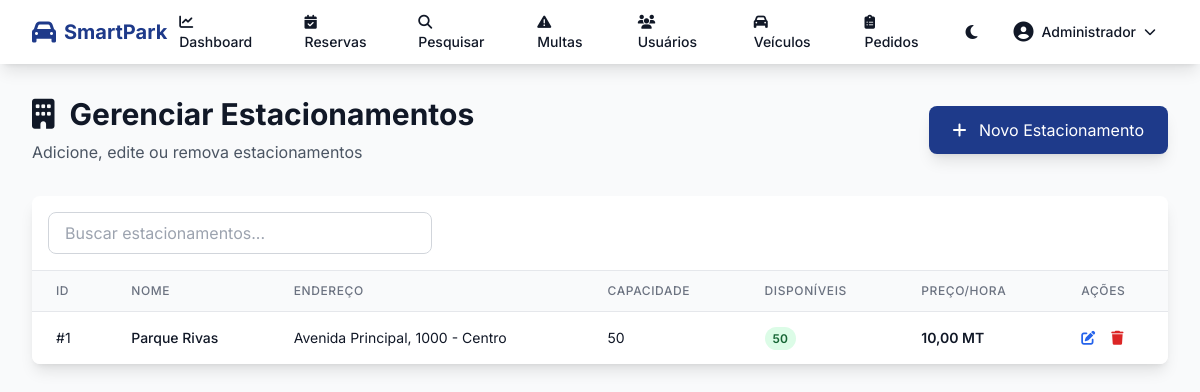
Page /admin/estacionamentos.php (signed in) on the committed database.
### tables this page shows
CREATE TABLE `usuarios` (
  `id` int(11) NOT NULL AUTO_INCREMENT,
  `nome` varchar(100) NOT NULL,
  `email` varchar(100) NOT NULL,
  `senha` varchar(255) NOT NULL,
  `role` enum('admin','funcionario','usuario','contabilista_estagiario','contabilista_senior') NOT NULL DEFAULT 'usuario',
  `data_criacao` timestamp NOT NULL DEFAULT current_timestamp(),
  PRIMARY KEY (`id`),
  UNIQUE KEY `email` (`email`),
  KEY `idx_email` (`email`),
  KEY `idx_role` (`role`)
);

CREATE TABLE `estacionamentos` (
  `id` int(11) NOT NULL AUTO_INCREMENT,
  `nome` varchar(100) NOT NULL,
  `endereco` text NOT NULL,
  `capacidade_total` int(11) NOT NULL,
  `vagas_disponiveis` int(11) NOT NULL,
  `preco_hora` decimal(10,2) NOT NULL,
  PRIMARY KEY (`id`),
  KEY `idx_nome` (`nome`)
);

### includes/auth.php (called while the page is built, shortened)
<?php
require_once __DIR__ . '/../config.php';
function isLoggedIn()
{
    return isset($_SESSION['user_id']) && isset($_SESSION['user_role']);
}
function hasRole($role)
{
    $userRole = strtolower(trim($_SESSION['user_role']));
    $targetRole = strtolower(trim($role));
    return $userRole === $targetRole;
}
function getCurrentUser()
{
    global $pdo;
    $stmt = $pdo->prepare("SELECT id, nome, email, role FROM usuarios WHERE id = ?");
    $stmt->execute([$_SESSION['user_id']]);
    return $stmt->fetch();
}
function getRoleRedirect($role)
{
    switch ($role) {
        case 'admin':
            return '/smartpark/admin';
    }
}

### includes/functions.php (called while the page is built, shortened)
<?php
function e($string) {
    return htmlspecialchars($string, ENT_QUOTES, 'UTF-8');
}
function formatCurrency($value) {
    return number_format($value, 2, ',', '.') . ' MT';
}

### admin/estacionamentos.php (the view, shortened to what this page needs)
<?php
require_once __DIR__ . '/../includes/auth.php';
require_once __DIR__ . '/../includes/functions.php';
$page = isset($_GET['page']) ? (int)$_GET['page'] : 1;
$perPage = 10;
$offset = ($page - 1) * $perPage;
$stmt = $pdo->prepare("SELECT * FROM estacionamentos ORDER BY id DESC LIMIT ? OFFSET ?");
$stmt->execute([$perPage, $offset]);
$estacionamentos = $stmt->fetchAll();
require_once __DIR__ . '/../includes/header.php';
?>
<div class="max-w-7xl mx-auto px-4 sm:px-6 lg:px-8 py-8">
    <div class="flex justify-between items-center mb-8">
        <div>
            <h1 class="text-3xl font-bold text-gray-900 dark:text-white">
                <i class="fas fa-building mr-2"></i> Gerenciar Estacionamentos
            </h1>
            <p class="text-gray-600 dark:text-gray-400 mt-2">Adicione, edite ou remova estacionamentos</p>
        </div>
        <button onclick="openModal()" class="bg-primary dark:bg-secondary text-white px-6 py-3 rounded-lg hover:bg-blue-900 dark:hover:bg-green-600 transition shadow-lg">
            <i class="fas fa-plus mr-2"></i> Novo Estacionamento
        </button>
    </div>
    <div class="bg-white dark:bg-gray-800 rounded-lg shadow-lg overflow-hidden">
        <div class="p-4 border-b border-gray-200 dark:border-gray-700">
            <input type="text"
                   id="searchInput"
                   onkeyup="filterTable('searchInput', 'estacionamentosTable')"
                   placeholder="Buscar estacionamentos..."
                   class="w-full md:w-96 px-4 py-2 rounded-lg border border-gray-300 dark:border-gray-600 bg-white dark:bg-gray-700 text-gray-900 dark:text-white focus:ring-2 focus:ring-primary dark:focus:ring-secondary">
        </div>
        <div class="overflow-x-auto">
            <table class="min-w-full divide-y divide-gray-200 dark:divide-gray-700" id="estacionamentosTable">
                <thead class="bg-gray-50 dark:bg-gray-700">
                    <tr>
                        <th class="px-6 py-3 text-left text-xs font-medium text-gray-500 dark:text-gray-300 uppercase tracking-wider">ID</th>
                        <th class="px-6 py-3 text-left text-xs font-medium text-gray-500 dark:text-gray-300 uppercase tracking-wider">Nome</th>
                        <th class="px-6 py-3 text-left text-xs font-medium text-gray-500 dark:text-gray-300 uppercase tracking-wider">Endereço</th>
                        <th class="px-6 py-3 text-left text-xs font-medium text-gray-500 dark:text-gray-300 uppercase tracking-wider">Capacidade</th>
                        <th class="px-6 py-3 text-left text-xs font-medium text-gray-500 dark:text-gray-300 uppercase tracking-wider">Disponíveis</th>
                        <th class="px-6 py-3 text-left text-xs font-medium text-gray-500 dark:text-gray-300 uppercase tracking-wider">Preço/Hora</th>
                        <th class="px-6 py-3 text-left text-xs font-medium text-gray-500 dark:text-gray-300 uppercase tracking-wider">Ações</th>
                    </tr>
                </thead>
                <tbody class="bg-white dark:bg-gray-800 divide-y divide-gray-200 dark:divide-gray-700">
                    <?php foreach ($estacionamentos as $est): ?>
                    <tr class="hover:bg-gray-50 dark:hover:bg-gray-700 transition">
                        <td class="px-6 py-4 whitespace-nowrap text-sm text-gray-900 dark:text-gray-100">#<?php echo $est['id']; ?></td>
                        <td class="px-6 py-4 whitespace-nowrap text-sm font-medium text-gray-900 dark:text-gray-100"><?php echo e($est['nome']); ?></td>
                        <td class="px-6 py-4 text-sm text-gray-900 dark:text-gray-100"><?php echo e($est['endereco']); ?></td>
                        <td class="px-6 py-4 whitespace-nowrap text-sm text-gray-900 dark:text-gray-100"><?php echo $est['capacidade_total']; ?></td>
                        <td class="px-6 py-4 whitespace-nowrap text-sm text-gray-900 dark:text-gray-100">
                            <span class="px-2 py-1 text-xs font-semibold rounded-full bg-green-100 text-green-800 dark:bg-green-900 dark:text-green-300">
                                <?php echo $est['vagas_disponiveis']; ?>
                            </span>
                        </td>
                        <td class="px-6 py-4 whitespace-nowrap text-sm font-semibold text-gray-900 dark:text-gray-100"><?php echo formatCurrency($est['preco_hora']); ?></td>
                        <td class="px-6 py-4 whitespace-nowrap text-sm">
                            <button onclick='editEstacionamento(<?php echo json_encode($est); ?>)' class="text-blue-600 hover:text-blue-900 dark:text-blue-400 dark:hover:text-blue-300 mr-3">
                                <i class="fas fa-edit"></i>
                            </button>
                            <?php if (hasRole('admin')): ?>
                            <a href="?delete=<?php echo $est['id']; ?>" onclick="return confirmDelete('Tem certeza que deseja deletar este estacionamento?')" class="text-red-600 hover:text-red-900 dark:text-red-400 dark:hover:text-red-300">
                                <i class="fas fa-trash"></i>
                            </a>
                            <?php endif; ?>
                        </td>
                    </tr>
                    <?php endforeach; ?>
                </tbody>
            </table>
        </div>
    </div>
</div>
<?php require_once __DIR__ . '/../includes/footer.php'; ?>

### includes/header.php (shortened to what this page needs)
<?php
require_once __DIR__ . '/../config.php';
require_once __DIR__ . '/auth.php';
require_once __DIR__ . '/functions.php';
$currentUser = getCurrentUser();
$currentPage = basename($_SERVER['PHP_SELF']);
?>
<!DOCTYPE html>
<html lang="pt-BR" x-data="{ darkMode: localStorage.getItem('darkMode') === 'true' }" :class="{ 'dark': darkMode }">
<head>
    <script src="https://cdn.tailwindcss.com"></script>
    <link rel="stylesheet" href="https://cdnjs.cloudflare.com/ajax/libs/font-awesome/6.5.1/css/all.min.css">
</head>
<body class="bg-gray-50 dark:bg-gray-900 text-gray-900 dark:text-gray-100 transition-colors duration-200">
    <nav class="bg-white dark:bg-gray-800 shadow-lg sticky top-0 z-50"
        x-data="{ mobileMenuOpen: false, userMenuOpen: false }">
        <div class="max-w-7xl mx-auto px-4 sm:px-6 lg:px-8">
            <div class="flex justify-between h-16">
                <div class="flex items-center">
                    <a href="<?php echo getRoleRedirect($_SESSION['user_role'] ?? 'usuario'); ?>"
                        class="flex items-center space-x-2">
                        <i class="fas fa-car text-primary dark:text-secondary text-2xl"></i>
                        <span class="text-xl font-bold text-primary dark:text-secondary">SmartPark</span>
                    </a>
                </div>
                <div class="hidden md:flex items-center space-x-4">
                    <?php if (isLoggedIn()): ?>
                        <?php if (hasRole('admin')): ?>
                            <a href="/smartpark/admin/dashboard.php"
                                class="px-3 py-2 rounded-md text-sm font-medium hover:bg-gray-100 dark:hover:bg-gray-700 transition">
                                <i class="fas fa-chart-line mr-1"></i> Dashboard
                            </a>
                            <a href="/smartpark/admin/reservas.php"
                                class="px-3 py-2 rounded-md text-sm font-medium hover:bg-gray-100 dark:hover:bg-gray-700 transition">
                                <i class="fas fa-calendar-check mr-1"></i> Reservas
                            </a>
                            <a href="/smartpark/admin/pesquisa-matricula.php"
                                class="px-3 py-2 rounded-md text-sm font-medium hover:bg-gray-100 dark:hover:bg-gray-700 transition">
                                <i class="fas fa-search mr-1"></i> Pesquisar
                            </a>
                            <a href="/smartpark/admin/multas.php"
                                class="px-3 py-2 rounded-md text-sm font-medium hover:bg-gray-100 dark:hover:bg-gray-700 transition">
                                <i class="fas fa-exclamation-triangle mr-1"></i> Multas
                            </a>
                            <a href="/smartpark/admin/usuarios.php"
                                class="px-3 py-2 rounded-md text-sm font-medium hover:bg-gray-100 dark:hover:bg-gray-700 transition">
                                <i class="fas fa-users mr-1"></i> Usuários
                            </a>
                            <a href="/smartpark/admin/veiculos.php"
                                class="px-3 py-2 rounded-md text-sm font-medium hover:bg-gray-100 dark:hover:bg-gray-700 transition <?php echo $currentPage == 'veiculos.php' ? 'text-primary dark:text-secondary' : ''; ?>">
                                <i class="fas fa-car mr-1"></i> Veículos
                            </a>
                            <a href="/smartpark/admin/pedidos-veiculos.php"
                                class="px-3 py-2 rounded-md text-sm font-medium hover:bg-gray-100 dark:hover:bg-gray-700 transition <?php echo $currentPage == 'pedidos-veiculos.php' ? 'text-primary dark:text-secondary' : ''; ?>">
                                <i class="fas fa-clipboard-list mr-1"></i> Pedidos
                            </a>
                        <?php endif; ?>
                    <?php endif; ?>
                    <button @click="darkMode = !darkMode; localStorage.setItem('darkMode', darkMode)"
                        class="p-2 rounded-md hover:bg-gray-100 dark:hover:bg-gray-700 transition">
                        <i class="fas fa-moon" x-show="!darkMode"></i>
                    </button>
                    <?php if (isLoggedIn()): ?>
                        <div class="relative" x-data="{ open: false }">
                            <button @click="open = !open"
                                class="flex items-center space-x-2 px-3 py-2 rounded-md hover:bg-gray-100 dark:hover:bg-gray-700 transition">
                                <i class="fas fa-user-circle text-xl"></i>
                                <span class="text-sm font-medium"><?php echo e($currentUser['nome']); ?></span>
                                <i class="fas fa-chevron-down text-xs"></i>
                            </button>
                        </div>
                    <?php endif; ?>
                </div>
            </div>
        </div>
    </nav>
    <main class="min-h-screen">

### includes/header.php (style rules this page uses)
body { font-family: 'Inter', sans-serif; }

### rows in the picture
usuarios: nome "Administrador"
estacionamentos: id "1", nome "Parque Rivas", endereco "Avenida Principal, 1000 - Centro", capacidade_total "50", vagas_disponiveis "50", preco_hora "10,00 MT"
